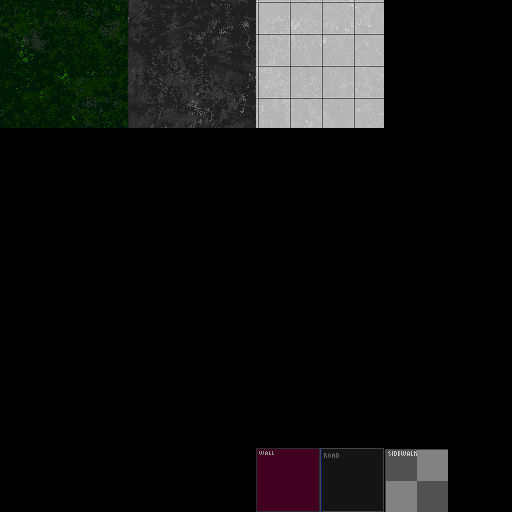

Tiled map render using the project's own tile images. Description and the whole map definition, tile-layer contents included, below:
An orthogonal 8x8 tile map with 64x64 px tiles, 1 tile layer (Tiles), 3 tilesets and 6 objects.

<map version="1.0" tiledversion="1.1.2" orientation="orthogonal" renderorder="right-down" width="8" height="8" tilewidth="64" tileheight="64" infinite="0" nextobjectid="14">
 <tileset firstgid="1" source="Park.tsx" />
 <tileset firstgid="65" source="Road.tsx" />
 <tileset firstgid="129" source="WorldTiles.tsx" />
 <layer name="Tiles" width="8" height="8">
  <data encoding="csv">
1,2,65,66,69,70,0,0,
9,10,73,74,77,78,0,0,
0,0,0,0,0,0,0,0,
0,0,0,0,0,0,0,0,
0,0,0,0,0,0,0,0,
0,0,0,0,0,0,0,0,
0,0,0,0,0,0,0,0,
0,0,0,0,132,131,130,129
</data>
 </layer>
 <objectgroup name="MapRegion">
  <object id="1" x="0" y="0" width="128" height="128" />
  <object id="2" x="0" y="0" width="64" height="64" />
  <object id="3" x="128" y="0" width="128" height="128" />
  <object id="4" x="128" y="0" width="64" height="64" />
  <object id="5" x="256" y="0" width="128" height="128" />
  <object id="6" x="256" y="0" width="64" height="64" />
 </objectgroup>
</map>